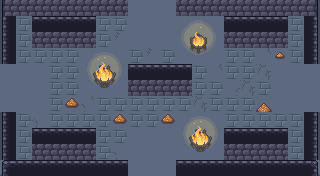

The image is a tile-based game level rendered from a .tmx file. Its description and complete source (layers, tilesets, objects, tile grids) follow:
An orthogonal 20x11 tile map with 16x16 px tiles, 6 tile layers (ground, dressing, decor, walls, ...), 5 tilesets and 8 objects (5x ENTRY, 2x PROP, CHEST).

<map version="1.10" tiledversion="1.10.2" orientation="orthogonal" renderorder="right-down" width="20" height="11" tilewidth="16" tileheight="16" infinite="0" nextlayerid="8" nextobjectid="9">
 <tileset firstgid="1" name="wall" tilewidth="16" tileheight="16" tilecount="493" columns="17">
  <image source="../../../gfx/tiles/cove/walls_floor.png" width="272" height="464" />
 </tileset>
 <tileset firstgid="494" name="cracks" tilewidth="16" tileheight="16" tilecount="120" columns="8">
  <image source="../../../gfx/tiles/cove/cracks_floor.png" width="128" height="240" />
 </tileset>
 <tileset firstgid="614" name="wallcracks" tilewidth="16" tileheight="16" tilecount="256" columns="8">
  <image source="../../../gfx/tiles/cove/cracks_walls.png" width="128" height="512" />
 </tileset>
 <tileset firstgid="870" name="objects" tilewidth="16" tileheight="16" tilecount="216" columns="24">
  <image source="../../../gfx/tiles/cove/objects.png" width="384" height="144" />
 </tileset>
 <tileset firstgid="1086" name="fire" tilewidth="16" tileheight="16" tilecount="198" columns="11">
  <image source="../../../gfx/tiles/cove/fire.png" width="176" height="288" />
  <tile id="0">
   <animation>
    <frame tileid="0" duration="150" />
    <frame tileid="33" duration="150" />
    <frame tileid="66" duration="150" />
    <frame tileid="99" duration="150" />
    <frame tileid="132" duration="150" />
    <frame tileid="165" duration="150" />
   </animation>
  </tile>
  <tile id="1">
   <animation>
    <frame tileid="1" duration="150" />
    <frame tileid="34" duration="150" />
    <frame tileid="67" duration="150" />
    <frame tileid="100" duration="150" />
    <frame tileid="133" duration="150" />
    <frame tileid="166" duration="150" />
   </animation>
  </tile>
  <tile id="2">
   <animation>
    <frame tileid="2" duration="150" />
    <frame tileid="35" duration="150" />
    <frame tileid="68" duration="150" />
    <frame tileid="101" duration="150" />
    <frame tileid="134" duration="150" />
    <frame tileid="167" duration="150" />
   </animation>
  </tile>
  <tile id="3">
   <animation>
    <frame tileid="3" duration="150" />
    <frame tileid="36" duration="150" />
    <frame tileid="69" duration="150" />
    <frame tileid="102" duration="150" />
    <frame tileid="135" duration="150" />
    <frame tileid="168" duration="150" />
   </animation>
  </tile>
  <tile id="4">
   <animation>
    <frame tileid="4" duration="150" />
    <frame tileid="37" duration="150" />
    <frame tileid="70" duration="150" />
    <frame tileid="103" duration="150" />
    <frame tileid="136" duration="150" />
    <frame tileid="169" duration="150" />
   </animation>
  </tile>
  <tile id="5">
   <animation>
    <frame tileid="5" duration="150" />
    <frame tileid="38" duration="150" />
    <frame tileid="71" duration="150" />
    <frame tileid="104" duration="150" />
    <frame tileid="137" duration="150" />
    <frame tileid="170" duration="150" />
   </animation>
  </tile>
  <tile id="6">
   <animation>
    <frame tileid="6" duration="150" />
    <frame tileid="39" duration="150" />
    <frame tileid="72" duration="150" />
    <frame tileid="105" duration="150" />
    <frame tileid="138" duration="150" />
    <frame tileid="171" duration="150" />
   </animation>
  </tile>
  <tile id="7">
   <animation>
    <frame tileid="7" duration="150" />
    <frame tileid="40" duration="150" />
    <frame tileid="73" duration="150" />
    <frame tileid="106" duration="150" />
    <frame tileid="139" duration="150" />
    <frame tileid="172" duration="150" />
   </animation>
  </tile>
  <tile id="8">
   <animation>
    <frame tileid="8" duration="150" />
    <frame tileid="41" duration="150" />
    <frame tileid="74" duration="150" />
    <frame tileid="107" duration="150" />
    <frame tileid="140" duration="150" />
    <frame tileid="173" duration="150" />
   </animation>
  </tile>
  <tile id="9">
   <animation>
    <frame tileid="9" duration="150" />
    <frame tileid="42" duration="150" />
    <frame tileid="75" duration="150" />
    <frame tileid="108" duration="150" />
    <frame tileid="141" duration="150" />
    <frame tileid="174" duration="150" />
   </animation>
  </tile>
  <tile id="10">
   <animation>
    <frame tileid="10" duration="150" />
    <frame tileid="43" duration="150" />
    <frame tileid="76" duration="150" />
    <frame tileid="109" duration="150" />
    <frame tileid="142" duration="150" />
    <frame tileid="175" duration="150" />
   </animation>
  </tile>
  <tile id="11">
   <animation>
    <frame tileid="11" duration="150" />
    <frame tileid="44" duration="150" />
    <frame tileid="77" duration="150" />
    <frame tileid="110" duration="150" />
    <frame tileid="143" duration="150" />
    <frame tileid="176" duration="150" />
   </animation>
  </tile>
  <tile id="12">
   <animation>
    <frame tileid="12" duration="150" />
    <frame tileid="45" duration="150" />
    <frame tileid="78" duration="150" />
    <frame tileid="111" duration="150" />
    <frame tileid="144" duration="150" />
    <frame tileid="177" duration="150" />
   </animation>
  </tile>
  <tile id="13">
   <animation>
    <frame tileid="13" duration="150" />
    <frame tileid="46" duration="150" />
    <frame tileid="79" duration="150" />
    <frame tileid="112" duration="150" />
    <frame tileid="145" duration="150" />
    <frame tileid="178" duration="150" />
   </animation>
  </tile>
  <tile id="14">
   <animation>
    <frame tileid="14" duration="150" />
    <frame tileid="47" duration="150" />
    <frame tileid="80" duration="150" />
    <frame tileid="113" duration="150" />
    <frame tileid="146" duration="150" />
    <frame tileid="179" duration="150" />
   </animation>
  </tile>
  <tile id="15">
   <animation>
    <frame tileid="15" duration="150" />
    <frame tileid="48" duration="150" />
    <frame tileid="81" duration="150" />
    <frame tileid="114" duration="150" />
    <frame tileid="147" duration="150" />
    <frame tileid="180" duration="150" />
   </animation>
  </tile>
  <tile id="16">
   <animation>
    <frame tileid="16" duration="150" />
    <frame tileid="49" duration="150" />
    <frame tileid="82" duration="150" />
    <frame tileid="115" duration="150" />
    <frame tileid="148" duration="150" />
    <frame tileid="181" duration="150" />
   </animation>
  </tile>
  <tile id="17">
   <animation>
    <frame tileid="17" duration="150" />
    <frame tileid="50" duration="150" />
    <frame tileid="83" duration="150" />
    <frame tileid="116" duration="150" />
    <frame tileid="149" duration="150" />
    <frame tileid="182" duration="150" />
   </animation>
  </tile>
  <tile id="18">
   <animation>
    <frame tileid="18" duration="150" />
    <frame tileid="51" duration="150" />
    <frame tileid="84" duration="150" />
    <frame tileid="117" duration="150" />
    <frame tileid="150" duration="150" />
    <frame tileid="183" duration="150" />
   </animation>
  </tile>
  <tile id="19">
   <animation>
    <frame tileid="19" duration="150" />
    <frame tileid="52" duration="150" />
    <frame tileid="85" duration="150" />
    <frame tileid="118" duration="150" />
    <frame tileid="151" duration="150" />
    <frame tileid="184" duration="150" />
   </animation>
  </tile>
  <tile id="20">
   <animation>
    <frame tileid="20" duration="150" />
    <frame tileid="53" duration="150" />
    <frame tileid="86" duration="150" />
    <frame tileid="119" duration="150" />
    <frame tileid="152" duration="150" />
    <frame tileid="185" duration="150" />
   </animation>
  </tile>
  <tile id="21">
   <animation>
    <frame tileid="21" duration="150" />
    <frame tileid="54" duration="150" />
    <frame tileid="87" duration="150" />
    <frame tileid="120" duration="150" />
    <frame tileid="153" duration="150" />
    <frame tileid="186" duration="150" />
   </animation>
  </tile>
  <tile id="22">
   <animation>
    <frame tileid="22" duration="150" />
    <frame tileid="55" duration="150" />
    <frame tileid="88" duration="150" />
    <frame tileid="121" duration="150" />
    <frame tileid="154" duration="150" />
    <frame tileid="187" duration="150" />
   </animation>
  </tile>
  <tile id="23">
   <animation>
    <frame tileid="23" duration="150" />
    <frame tileid="56" duration="150" />
    <frame tileid="89" duration="150" />
    <frame tileid="122" duration="150" />
    <frame tileid="155" duration="150" />
    <frame tileid="188" duration="150" />
   </animation>
  </tile>
  <tile id="24">
   <animation>
    <frame tileid="24" duration="150" />
    <frame tileid="57" duration="150" />
    <frame tileid="90" duration="150" />
    <frame tileid="123" duration="150" />
    <frame tileid="156" duration="150" />
    <frame tileid="189" duration="150" />
   </animation>
  </tile>
  <tile id="25">
   <animation>
    <frame tileid="25" duration="150" />
    <frame tileid="58" duration="150" />
    <frame tileid="91" duration="150" />
    <frame tileid="124" duration="150" />
    <frame tileid="157" duration="150" />
    <frame tileid="190" duration="150" />
   </animation>
  </tile>
  <tile id="26">
   <animation>
    <frame tileid="26" duration="150" />
    <frame tileid="59" duration="150" />
    <frame tileid="92" duration="150" />
    <frame tileid="125" duration="150" />
    <frame tileid="158" duration="150" />
    <frame tileid="191" duration="150" />
   </animation>
  </tile>
  <tile id="27">
   <animation>
    <frame tileid="27" duration="150" />
    <frame tileid="60" duration="150" />
    <frame tileid="93" duration="150" />
    <frame tileid="126" duration="150" />
    <frame tileid="159" duration="150" />
    <frame tileid="192" duration="150" />
   </animation>
  </tile>
  <tile id="28">
   <animation>
    <frame tileid="28" duration="150" />
    <frame tileid="61" duration="150" />
    <frame tileid="94" duration="150" />
    <frame tileid="127" duration="150" />
    <frame tileid="160" duration="150" />
    <frame tileid="193" duration="150" />
   </animation>
  </tile>
  <tile id="29">
   <animation>
    <frame tileid="29" duration="150" />
    <frame tileid="62" duration="150" />
    <frame tileid="95" duration="150" />
    <frame tileid="128" duration="150" />
    <frame tileid="161" duration="150" />
    <frame tileid="194" duration="150" />
   </animation>
  </tile>
  <tile id="30">
   <animation>
    <frame tileid="30" duration="150" />
    <frame tileid="63" duration="150" />
    <frame tileid="96" duration="150" />
    <frame tileid="129" duration="150" />
    <frame tileid="162" duration="150" />
    <frame tileid="195" duration="150" />
   </animation>
  </tile>
  <tile id="31">
   <animation>
    <frame tileid="31" duration="150" />
    <frame tileid="64" duration="150" />
    <frame tileid="97" duration="150" />
    <frame tileid="130" duration="150" />
    <frame tileid="163" duration="150" />
    <frame tileid="196" duration="150" />
   </animation>
  </tile>
  <tile id="32">
   <animation>
    <frame tileid="32" duration="150" />
    <frame tileid="65" duration="150" />
    <frame tileid="98" duration="150" />
    <frame tileid="131" duration="150" />
    <frame tileid="164" duration="150" />
    <frame tileid="197" duration="150" />
   </animation>
  </tile>
 </tileset>
 <layer id="1" name="ground" width="20" height="11">
  <data encoding="csv">
251,251,251,251,251,251,251,251,251,251,251,251,251,251,251,251,251,251,251,251,
251,251,251,251,251,251,251,251,251,251,251,251,251,251,251,251,251,251,251,251,
251,251,251,251,251,251,251,251,251,251,251,251,251,251,251,251,251,251,251,251,
251,251,251,251,251,251,251,251,251,251,251,251,251,251,251,251,251,251,251,251,
251,251,251,251,251,251,251,251,251,251,251,251,251,251,251,251,251,251,251,251,
251,251,251,251,251,251,251,251,251,251,251,251,251,251,251,251,251,251,251,251,
251,251,251,251,251,251,251,251,251,251,251,251,251,251,251,251,251,251,251,251,
251,251,251,251,251,251,251,251,251,251,251,251,251,251,251,251,251,251,251,251,
251,251,251,251,251,251,251,251,251,251,251,251,251,251,251,251,251,251,251,251,
251,251,251,251,251,251,251,251,251,251,251,251,251,251,251,251,251,251,251,251,
251,251,251,251,251,251,251,251,251,251,251,251,251,251,251,251,251,251,251,251
</data>
 </layer>
 <layer id="2" name="dressing" width="20" height="11">
  <data encoding="csv">
0,0,0,0,0,0,661,0,0,0,0,624,0,654,0,0,654,647,0,0,
0,232,0,0,0,0,232,232,0,0,0,1094,1095,1096,0,0,0,0,232,0,
0,232,0,0,0,0,232,601,0,0,0,1105,0,1107,0,0,0,0,232,0,
0,232,232,232,232,1091,1092,1093,232,601,232,1116,1117,1118,232,232,604,1052,232,0,
0,0,0,232,232,1102,0,1104,0,0,0,0,232,602,232,232,608,0,0,0,
0,0,0,232,232,1113,1114,1115,0,0,0,0,232,232,596,608,232,0,0,0,
0,0,0,232,1051,613,232,232,232,232,232,232,608,232,232,232,909,0,0,0,
0,232,595,232,232,232,232,1051,232,232,1051,1091,1092,1093,232,232,232,232,232,0,
0,232,0,0,0,0,232,232,0,0,0,1102,0,1104,0,0,0,0,232,0,
0,232,0,0,0,0,232,597,0,0,0,1113,1114,1115,0,0,0,0,232,0,
0,0,0,0,0,0,0,0,0,0,0,0,0,0,0,0,0,0,0,0
</data>
 </layer>
 <layer id="3" name="decor" width="20" height="11">
  <data encoding="csv">
0,0,0,0,0,0,0,0,0,0,0,0,0,0,0,0,0,0,0,0,
0,0,0,0,0,0,0,0,0,0,0,0,0,0,0,0,0,0,0,0,
0,0,0,0,0,0,0,0,0,0,0,0,0,0,0,0,0,0,0,0,
0,0,0,0,0,0,0,0,0,0,0,0,0,0,0,0,0,0,0,0,
0,0,0,0,0,0,0,0,0,0,0,0,0,0,0,0,0,0,0,0,
0,0,0,0,0,0,0,0,0,0,0,0,0,0,0,0,0,0,0,0,
0,0,0,0,0,0,0,0,0,0,0,0,0,0,0,0,0,0,0,0,
0,0,0,0,0,0,0,0,0,0,0,0,0,0,0,0,0,0,0,0,
0,0,0,0,0,0,0,0,0,0,0,0,0,0,0,0,0,0,0,0,
0,0,0,0,0,0,0,0,0,0,0,0,0,0,0,0,0,0,0,0,
0,0,0,0,0,0,0,0,0,0,0,0,0,0,0,0,0,0,0,0
</data>
 </layer>
 <layer id="4" name="walls" width="20" height="11">
  <data encoding="csv">
70,71,71,71,71,71,71,71,0,0,0,71,71,71,71,71,71,71,71,72,
36,0,0,0,0,0,0,0,0,0,0,0,0,0,0,0,0,0,0,38,
36,0,0,0,0,0,0,0,0,0,0,0,0,0,0,0,0,0,0,38,
36,0,0,0,0,0,0,0,0,0,0,0,0,0,0,0,0,0,0,38,
0,0,0,0,0,0,0,0,0,0,0,0,0,0,0,0,0,0,0,0,
0,0,0,0,0,0,0,0,0,0,0,0,0,0,0,0,0,0,0,0,
0,0,0,0,0,0,0,0,0,0,0,0,0,0,0,0,0,0,0,0,
36,0,0,0,0,0,0,0,0,0,0,0,0,0,0,0,0,0,0,38,
36,0,0,0,0,0,0,0,0,0,0,0,0,0,0,0,0,0,0,38,
36,0,0,0,0,0,0,0,0,0,0,0,0,0,0,0,0,0,0,38,
19,20,20,20,20,20,20,20,0,0,0,20,20,20,20,20,20,20,20,21
</data>
 </layer>
 <layer id="5" name="props" width="20" height="11">
  <data encoding="csv">
0,0,0,0,0,0,0,0,0,0,0,0,0,0,0,0,0,0,0,0,
0,0,20,20,20,20,0,0,0,0,0,0,0,0,20,20,20,20,0,0,
0,0,71,71,71,71,0,0,0,0,0,0,1106,0,71,71,71,71,0,0,
0,0,0,0,0,0,0,0,0,0,0,0,0,0,0,0,0,0,0,0,
0,0,0,0,0,0,1103,0,20,20,20,20,0,0,0,0,0,0,0,0,
0,0,0,0,0,0,0,0,71,71,71,71,0,0,0,0,0,0,0,0,
0,0,0,0,0,0,0,0,0,0,0,0,0,0,0,0,0,0,0,0,
0,0,0,0,0,0,0,0,0,0,0,0,0,0,0,0,0,0,0,0,
0,0,20,20,20,20,0,0,0,0,0,0,1103,0,20,20,20,20,0,0,
0,0,71,71,71,71,0,0,0,0,0,0,0,0,71,71,71,71,0,0,
0,0,0,0,0,0,0,0,0,0,0,0,0,0,0,0,0,0,0,0
</data>
 </layer>
 <layer id="6" name="overhead" width="20" height="11">
  <data encoding="csv">
0,0,0,0,0,0,0,0,0,0,0,0,0,0,0,0,0,0,0,0,
0,0,0,0,0,0,0,0,0,0,0,0,0,0,0,0,0,0,0,0,
0,0,0,0,0,0,0,0,0,0,0,0,0,0,0,0,0,0,0,0,
0,0,0,0,0,0,0,0,0,0,0,0,0,0,0,0,0,0,0,0,
0,0,0,0,0,0,0,0,0,0,0,0,0,0,0,0,0,0,0,0,
0,0,0,0,0,0,0,0,0,0,0,0,0,0,0,0,0,0,0,0,
0,0,0,0,0,0,0,0,0,0,0,0,0,0,0,0,0,0,0,0,
0,0,0,0,0,0,0,0,0,0,0,0,0,0,0,0,0,0,0,0,
0,0,0,0,0,0,0,0,0,0,0,0,0,0,0,0,0,0,0,0,
0,0,0,0,0,0,0,0,0,0,0,0,0,0,0,0,0,0,0,0,
0,0,0,0,0,0,0,0,0,0,0,0,0,0,0,0,0,0,0,0
</data>
 </layer>
 <objectgroup id="7" name="spawns">
  <object id="1" name="UP" type="ENTRY" x="152" y="24" />
  <object id="2" name="DOWN" type="ENTRY" x="152" y="152" />
  <object id="3" name="LEFT" type="ENTRY" x="24" y="88" />
  <object id="4" name="RIGHT" type="ENTRY" x="296" y="88" />
  <object id="5" name="" type="ENTRY" x="168" y="104" />
  <object id="6" name="secret" type="CHEST" x="152" y="104" />
  <object id="7" name="torch" type="PROP" x="56" y="168" />
  <object id="8" name="torch" type="PROP" x="264" y="168" />
 </objectgroup>
</map>
